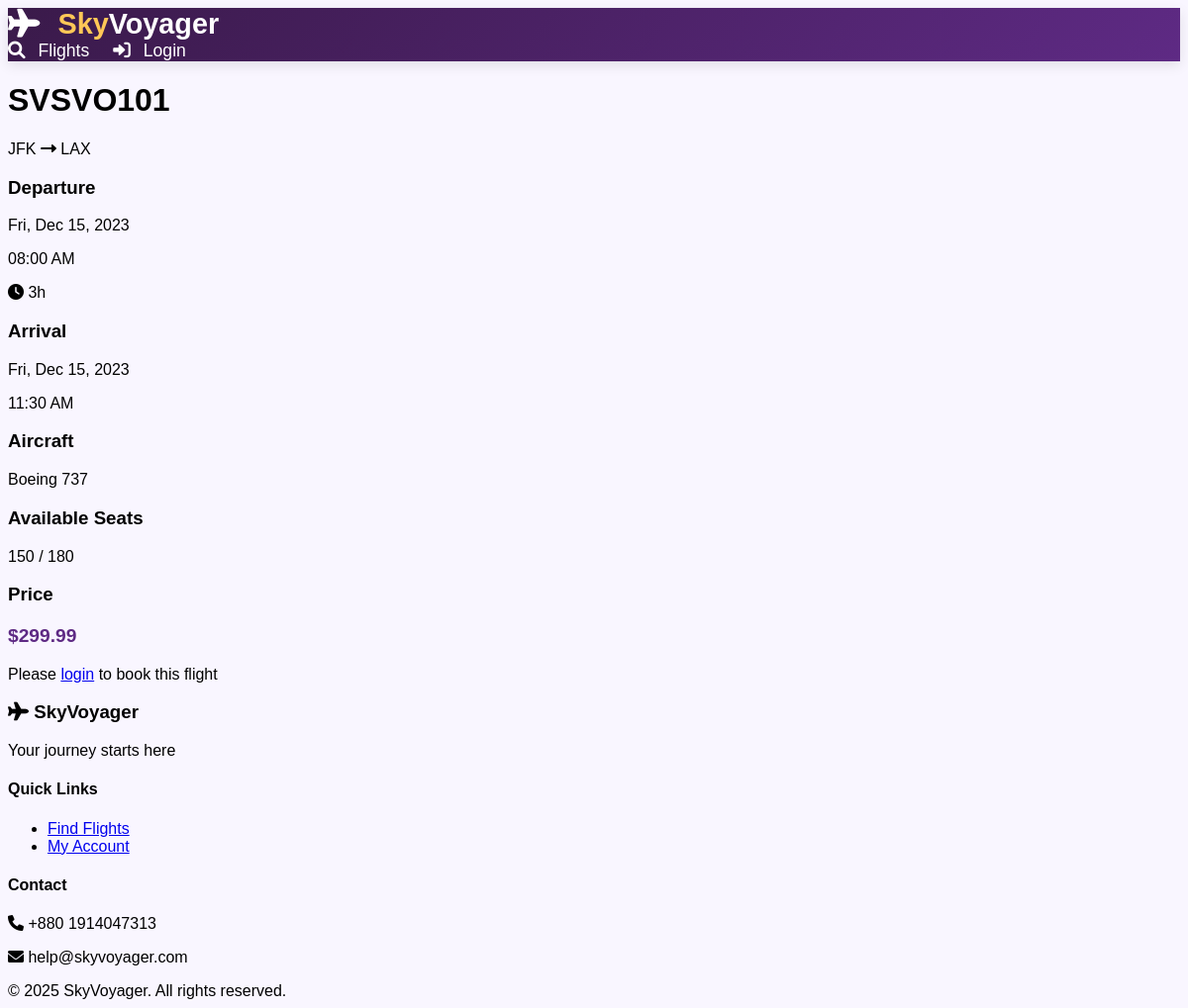
Page /flights/view.php?id=1 on the committed database.
### tables this page shows
CREATE TABLE `flight_schedule` (
  `flight_id` int(11) NOT NULL,
  `airline_code` char(2) NOT NULL,
  `flight_number` varchar(6) NOT NULL,
  `origin_code` char(3) NOT NULL,
  `destination_code` char(3) NOT NULL,
  `departure_utc` datetime NOT NULL,
  `arrival_utc` datetime NOT NULL,
  `duration_minutes` smallint(6) DEFAULT NULL,
  `aircraft_type` varchar(20) DEFAULT NULL,
  `base_price` decimal(10,2) NOT NULL,
  `seats_total` int(11) NOT NULL,
  `seats_remaining` int(11) NOT NULL,
  `is_active` tinyint(1) DEFAULT 1
);

### flights/view.php (the view, shortened to what this page needs)
<?php
require_once '../includes/config.php';
require_once '../includes/header.php';
$flight_id = isset($_GET['id']) ? (int)$_GET['id'] : 0;
try {
    $stmt = $conn->prepare("
        SELECT *,
               TIMESTAMPDIFF(HOUR, departure_utc, arrival_utc) AS duration_hours,
               DATE_FORMAT(departure_utc, '%a, %b %e, %Y') AS departure_date,
               DATE_FORMAT(departure_utc, '%h:%i %p') AS departure_time,
               DATE_FORMAT(arrival_utc, '%a, %b %e, %Y') AS arrival_date,
               DATE_FORMAT(arrival_utc, '%h:%i %p') AS arrival_time
        FROM flight_schedule
        WHERE flight_id = ? AND is_active = TRUE
    ");
    $stmt->execute([$flight_id]);
    $flight = $stmt->fetch();
} catch(PDOException $e) {
    die("Error loading flight details");
}
?>
<div class="flight-details">
    <div class="flight-header">
        <h1><?= $flight['airline_code'] . $flight['flight_number'] ?></h1>
        <div class="route">
            <span class="airport"><?= $flight['origin_code'] ?></span>
            <i class="fas fa-long-arrow-alt-right"></i>
            <span class="airport"><?= $flight['destination_code'] ?></span>
        </div>
    </div>
    <div class="flight-timings">
        <div class="timing-block">
            <h3>Departure</h3>
            <p class="date"><?= $flight['departure_date'] ?></p>
            <p class="time"><?= $flight['departure_time'] ?></p>
        </div>
        <div class="duration">
            <i class="fas fa-clock"></i>
            <span><?= $flight['duration_hours'] ?>h</span>
        </div>
        <div class="timing-block">
            <h3>Arrival</h3>
            <p class="date"><?= $flight['arrival_date'] ?></p>
            <p class="time"><?= $flight['arrival_time'] ?></p>
        </div>
    </div>
    <div class="flight-info">
        <div class="info-card">
            <h3>Aircraft</h3>
            <p><?= $flight['aircraft_type'] ?? 'Boeing 737' ?></p>
        </div>
        <div class="info-card">
            <h3>Available Seats</h3>
            <p><?= $flight['seats_remaining'] ?> / <?= $flight['seats_total'] ?></p>
        </div>
        <div class="info-card">
            <h3>Price</h3>
            <p class="price">$<?= number_format($flight['base_price'], 2) ?></p>
        </div>
    </div>
    <?php if(isset($_SESSION['user_id'])): ?>
        <a href="/skyvoyager-airline/bookings/create.php?flight_id=<?= $flight_id ?>" class="btn btn-book">Book Now</a>
    <?php else: ?>
        <div class="login-prompt">
            <p>Please <a href="/skyvoyager-airline/account/login.php">login</a> to book this flight</p>
        </div>
    <?php endif; ?>
</div>
<?php require_once '../includes/footer.php'; ?>

### assets/css/style.css (style rules this page uses)
:root { --primary-purple: #5e2a84; --secondary-purple: #8a4f7d; --light-purple: #e2d4f0; --dark-purple: #3a1a4a; --accent: #ffc857; --text-dark: #2d2d2d; --text-light: #f8f9fa; }
body { font-family: 'Poppins', sans-serif; background-color: #f9f6ff; }
.price { font-weight: bold; color: var(--primary-purple); font-size: 1.2rem; }

### rows in the picture
flight_schedule: airline_code "SV", flight_number "SVO101", origin_code "JFK", destination_code "LAX", aircraft_type "Boeing 737", seats_remaining "150", seats_total "180", base_price "299.99"

### other values in the picture
$flight['departure_date'] "Fri, Dec 15, 2023"
$flight['departure_time'] "08:00 AM"
$flight['duration_hours'] "3"
$flight['arrival_date'] "Fri, Dec 15, 2023"
$flight['arrival_time'] "11:30 AM"
